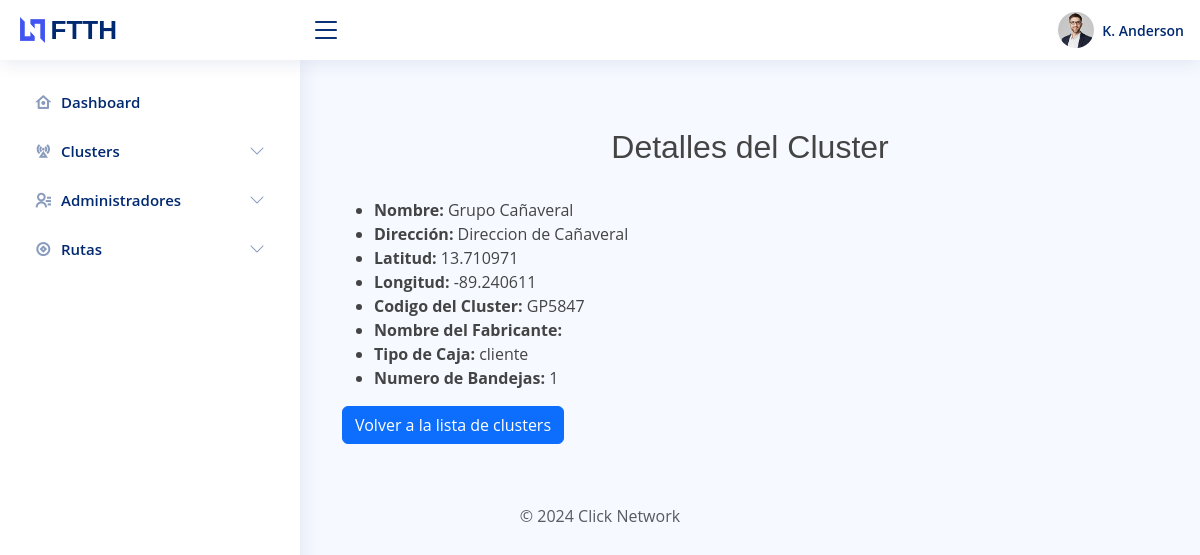
/map/view_clusters/view_cluster/34/, run on the app's committed database.
### map/models.py (models this page shows, shortened)
class Cluster(models.Model):
    TIPO_CHOICES = [
        ("mufa", "Mufa"),
        ("nap", "NAP"),
        ("cliente", "Cliente"),
    ]
    TIPOS_CHOICES = [
        ("Horizontal", "Horizontal"),
        ("Vertical", "Vertical"),
        ("Tipo Domo", "Tipo Domo"),
    ]
    BANDEJAS_CHOICES = [
        (1, "numero de bandejas: 1"),
        (2, "numero de bandejas: 2"),
        (3, "numero de bandejas: 3"),
        (4, "numero de bandejas: 4"),
        (5, "numero de bandejas: 5"),
        (6, "numero de bandejas: 6"),
    ]
    FUSIONES_CHOICES = [
        (6, "6 fusiones"),
        (12, "12 fusiones"),
        (24, "24 fusiones"),
        (48, "48 fusiones"),
    ]
    COLORS_CHOICES = [
        ("Azul", "Azul"),
        ("Anaranjado", "Anaranjado"),
        ("Verde", "Verde"),
        ("Cafe", "Cafe"),
        ("Plateado", "Plateado"),
        ("Blanco", "Blanco"),
        ("Rojo", "Rojo"),
        ("Negro", "Negro"),
        ("Amarillo", "Amarillo"),
        ("Violeta", "Violeta"),
        ("Rosa", "Rosa"),
        ("Agua", "Agua"),
    ]
    name = models.CharField(max_length=250, verbose_name="Nombre del Cluster")
    addres = models.CharField(max_length=250, verbose_name="Direccion del Cluster")
    lat = models.FloatField(verbose_name="Latitud")
    Ing = models.FloatField(verbose_name="Longitud")
    c_cluster = models.CharField(
        max_length=10, verbose_name="Codigo del Cluster", null=False, blank=False
    )
    tipo = models.CharField(
        max_length=20, choices=TIPO_CHOICES, default="horizontal", verbose_name="Tipo"
    )
    n_bandejas = models.IntegerField(
        choices=BANDEJAS_CHOICES, default=1, verbose_name="Numero de Bandejas"
    )
    n_fusiones = models.IntegerField(
        choices=FUSIONES_CHOICES, default=1, verbose_name="Numero de Fusiones"
    )
    colors = models.CharField(
        choices=COLORS_CHOICES,
        max_length=20,
        default="Azul",
        verbose_name="Color de Tubo",
    )
    tipos = models.CharField(
        choices=TIPOS_CHOICES,
        max_length=20,
        default="Horizontal",
        verbose_name="Tipo",
    )
    class Meta:
        verbose_name = "Cluster"
        verbose_name_plural = "Clusters"
        ordering = ["id"]

### map/views.py (the view)
def view_cluster(request, cluster_id):
    cluster = get_object_or_404(Cluster, id=cluster_id)
    context = {"cluster": cluster}
    return render(request, "view_cluster.html", context)

### templates/view_cluster.html
{% extends "template.html" %}
{% block  content %}
    <div class="container mt-5">
        <h2 class="text-center">Detalles del Cluster</h2>
        <br>
        <ul>
            <li><strong>Nombre:</strong> {{ cluster.name }}</li>
            <li><strong>Dirección:</strong> {{ cluster.addres }}</li>
            <li><strong>Latitud:</strong> {{ cluster.lat }}</li>
            <li><strong>Longitud:</strong> {{ cluster.Ing }}</li>
            <li><strong>Codigo del Cluster:</strong> {{ cluster.c_cluster }}</li>
            <li><strong>Nombre del Fabricante:</strong> {{ cluster.fabricante}}</li>
            <li><strong>Tipo de Caja:</strong> {{ cluster.tipo}}</li>
            <li><strong>Numero de Bandejas:</strong> {{ cluster.n_bandejas}}</li>
        </ul>
        <a href="{% url 'map:view_clusters' %}" class="btn btn-primary">Volver a la lista de clusters</a>
    </div>
{% endblock %}

### static/assets/css/style.css (style rules this page uses)
:root { scroll-behavior: smooth; }
body { font-family: "Open Sans", sans-serif; background: #f6f9ff; color: #444444; }
a { color: #4154f1; text-decoration: none; }
h1, h2, h3, h4, h5, h6 { font-family: "Nunito", sans-serif; }

### data on the page
Cluster: name "Grupo Cañaveral", addres "Direccion de Cañaveral", lat "13.710971", Ing "-89.240611", c_cluster "GP5847", tipo "cliente", n_bandejas "1"
